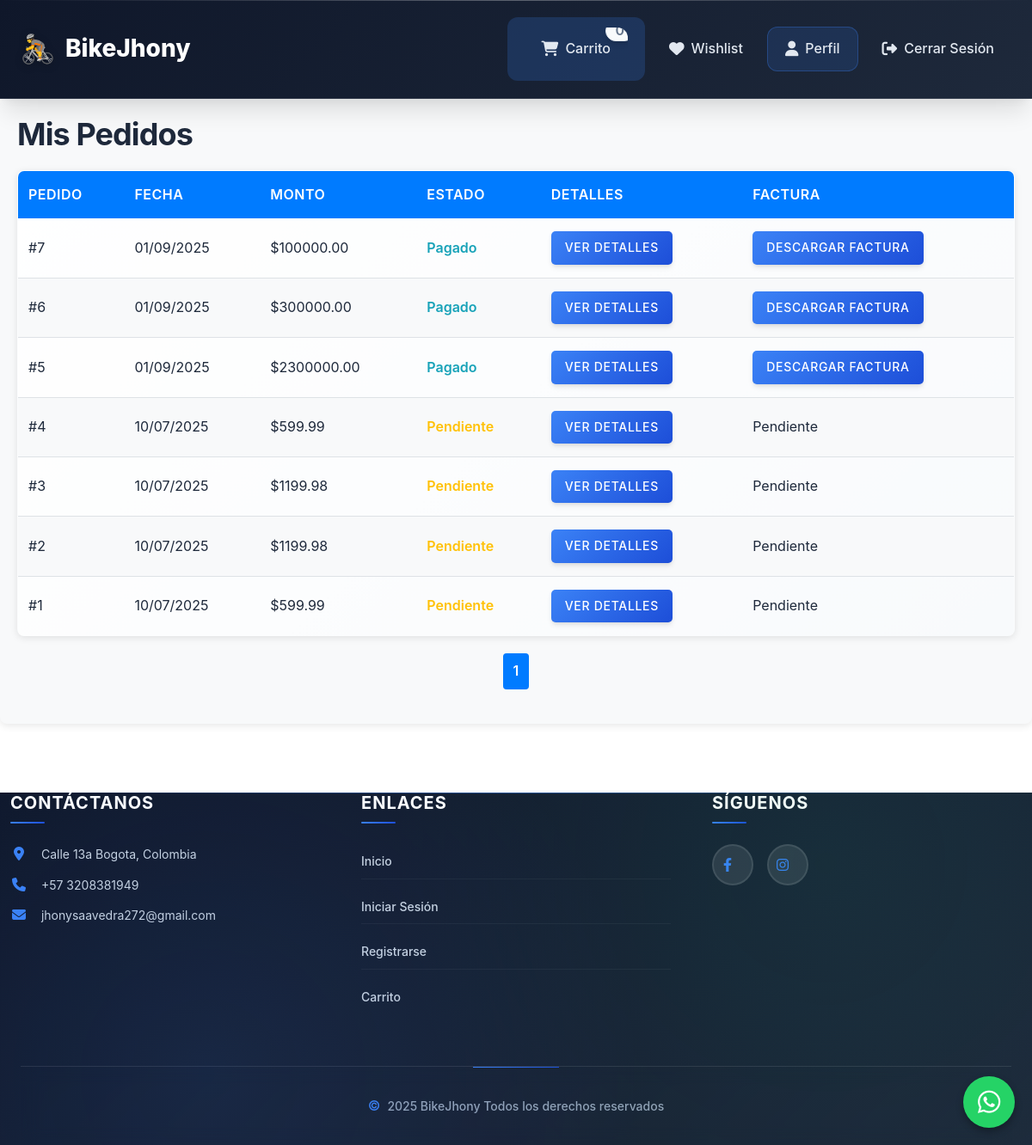
The page /dashboard/mis_pedidos (signed in) on the database as committed earlier.
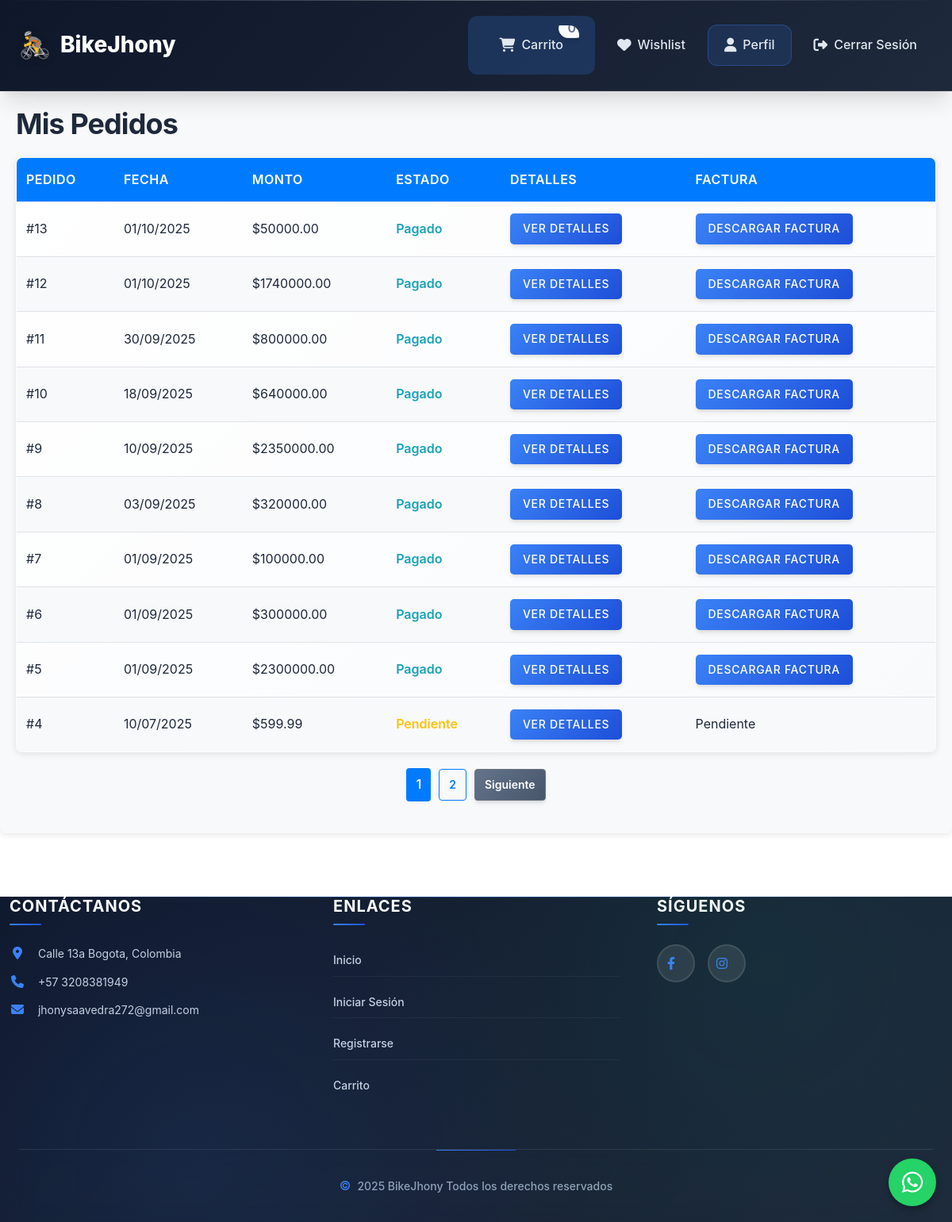
The same page on the database as committed later.
### models/pedido.py (models this page shows)
class Pedido(db.Model):
    __tablename__ = 'pedidos'
    id = db.Column(db.Integer, primary_key=True)
    usuario_id = db.Column(db.Integer, db.ForeignKey('usuarios.id'))
    direccion_id = db.Column(db.Integer, db.ForeignKey('direcciones.id'))
    monto_total = db.Column(db.Numeric(10, 2), nullable=False)
    metodo_pago = db.Column(db.String(20), nullable=False)
    estado = db.Column(db.String(20), default='pendiente')
    fecha_creacion = db.Column(db.DateTime, default=db.func.current_timestamp())
    usuario = db.relationship('User', backref='pedidos')
    detalles = db.relationship('DetallePedido', back_populates='pedido', lazy=True)
    direccion = db.relationship('Direccion', backref='pedidos')

### routes/dashboard.py (the view)
@dashboard_bp.route('/mis_pedidos')
@login_required
def mis_pedidos():
    if current_user.rol != 'cliente':
        flash('Acceso denegado', 'danger')
        return redirect(url_for('dashboard.client_dashboard'))
    page = request.args.get('page', 1, type=int)
    per_page = 10  # Pedidos por página
    pedidos_paginated = Pedido.query.filter_by(usuario_id=current_user.id).order_by(Pedido.fecha_creacion.desc()).paginate(page=page, per_page=per_page, error_out=False)
    return render_template('mis_pedidos.html', pedidos=pedidos_paginated.items, pagination=pedidos_paginated)

### app.py (called while the page is built)
@login_manager.user_loader
def load_user(user_id):
    return db.session.get(User, int(user_id))

### templates/mis_pedidos.html (shortened to what this page needs)
{% extends 'base.html' %}
{% block extra_css %}
<link rel="stylesheet" href="{{ url_for('static', filename='css/mis_pedidos.css') }}">
{% endblock %}
{% block content %}
<div class="mis-pedidos-container">
    <h2>Mis Pedidos</h2>
    {% if pedidos %}
    <table class="cart-table">
        <thead>
            <tr>
                <th>Pedido</th>
                <th>Fecha</th>
                <th>Monto</th>
                <th>Estado</th>
                <th>Detalles</th>
                <th>Factura</th>
            </tr>
        </thead>
        <tbody>
            {% for pedido in pedidos %}
            <tr>
                <td data-label="Pedido">#{{ pedido.id }}</td>
                <td data-label="Fecha">{{ pedido.fecha_creacion.strftime('%d/%m/%Y') }}</td>
                <td data-label="Monto">${{ "%.2f"|format(pedido.monto_total) }}</td>
                <td data-label="Estado" class="status-{{ pedido.estado }}">{{ pedido.estado|title }}</td>
                <td data-label="Detalles">
                    <a href="{{ url_for('dashboard.pedido_detalle', pedido_id=pedido.id) }}" class="btn btn-primary">Ver Detalles</a>
                </td>
                <td data-label="Factura">
                    {% if pedido.estado == 'pagado' %}
                    <a href="{{ url_for('cart.descargar_factura', pedido_id=pedido.id) }}" class="btn btn-primary">Descargar Factura</a>
                    {% else %}
                    Pendiente
                    {% endif %}
                </td>
            </tr>
            {% endfor %}
        </tbody>
    </table>
    <div class="pagination">
        {% for page_num in pagination.iter_pages() %}
            {% if page_num %}
                {% if page_num == pagination.page %}
                    <span class="current-page">{{ page_num }}</span>
                {% else %}
                    <a href="{{ url_for('dashboard.mis_pedidos', page=page_num) }}" class="btn btn-outline">{{ page_num }}</a>
                {% endif %}
            {% else %}
                <span class="pagination-dots">...</span>
            {% endif %}
        {% endfor %}
        {% if pagination.has_next %}
            <a href="{{ url_for('dashboard.mis_pedidos', page=pagination.next_num) }}" class="btn btn-secondary">Siguiente</a>
        {% endif %}
    </div>
    {% else %}
    <p>No tienes pedidos aún. <a href="{{ url_for('products.index') }}">¡Explora nuestros productos!</a></p>
    {% endif %}
</div>
{% endblock %}

Rows that differ between the two databases and show on the page:
no longer on this page (row unchanged): Pedido: id "3", fecha_creacion "10/07/2025", monto_total "1199.98", estado "Pendiente"
no longer on this page (row unchanged): Pedido: id "2", fecha_creacion "10/07/2025", monto_total "1199.98", estado "Pendiente"
no longer on this page (row unchanged): Pedido: id "1", fecha_creacion "10/07/2025", monto_total "599.99", estado "Pendiente"
added Pedido: id "13", fecha_creacion "01/10/2025", monto_total "50000.00", estado "Pagado"
added Pedido: id "12", fecha_creacion "01/10/2025", monto_total "1740000.00", estado "Pagado"
added Pedido: id "11", fecha_creacion "30/09/2025", monto_total "800000.00", estado "Pagado"
added Pedido: id "10", fecha_creacion "18/09/2025", monto_total "640000.00", estado "Pagado"
added Pedido: id "9", fecha_creacion "10/09/2025", monto_total "2350000.00", estado "Pagado"
added Pedido: id "8", fecha_creacion "03/09/2025", monto_total "320000.00", estado "Pagado"
Other text that changed with them:
new list line: "2"
text now shown: "Siguiente"
